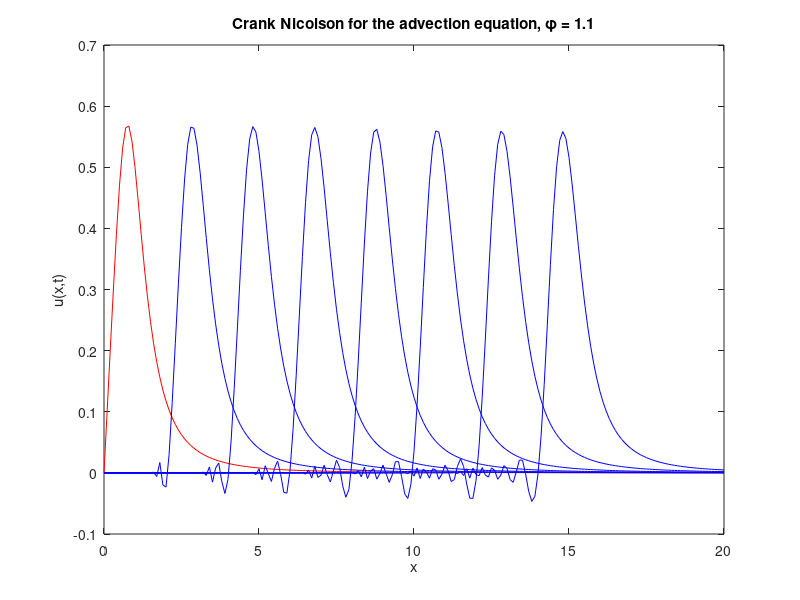

Write MATLAB code to recreate this figure.
% Methods of solving the advection equation.

clear all
close all
clc

% Set the parameters for the solution
L = 20; % length of solution domain (from zero)
J = 200; % number of grid points (not counting zero)
x = linspace(0, L, J+1); % set up a vector of x locations
dx = L/J; % size of a grid cell, delta x
c = 1; % advection speed (downward is stable is this is less than 0)
dt = 0.11; % size of time step, delta t
phi = c*dt/dx % phase speed

T = 15; % duraction of simulation
N = round(T/dt); % number of times to iterate simuation to get to time T

% setting the initial conditions u0 for upwind, d0 for downwind and c0 for
% centered
u0 = x./(x.^4 + 1);
d0 = x./(x.^4 + 1);
c0 = x./(x.^4 + 1);
leap0 = x./(x.^4 + 1);
crank0 = x./(x.^4 + 1);

up = u0; % up will denote u in the Present during the simulation
down = d0;
centered = c0;
leapfrog = leap0;
crank = crank0;

% %%
% %%%%%%%%%%%%%%%%%%%%%%%%%%%%%%%%%%%%%%%%%%%%%%%
% % Running the Upwind Method on u_x + cu_t = 0 %
% %%%%%%%%%%%%%%%%%%%%%%%%%%%%%%%%%%%%%%%%%%%%%%%
% 
% plot(x, u0, 'r') % plot the IC
% 
% % add labels to the plot
% xlabel('x'), ylabel('u(x,t)')
% title(['Upwinding for the advection equation, \phi = ' num2str(c*dt/dx)])
% 
% for n = 1:N % beginning the for time loop
% 
%     up(1) = 0; % enforce the zero BC at x = 0
% 
%     for j = 2:J+1 % begin spatial loop; note that j = 1 is x = 0
%         un(j) = up(j) - c*dt/dx*(up(j)-up(j-1));
%     end % ending the spatial loop
% 
%     % to see results as an animation uncomment the line below and comment
%     % the if - end statement
% 
%     % plot(x,u0,'r',x,un,'b'), pause(.1) % plots the next calculated time slice and the IC for reference. Makes this an animation
% 
%     if mod(n*dt,2) < dt % check if current time is close to a multiple of 2
%         hold on, plot(x,un,'b'), hold off % if so, add a plot of current solution to existing plot
%     end
% 
%     up = un; % reset present solution for next time step
% end % end time loop
% 
% %%
% %%%%%%%%%%%%%%%%%%%%%%%%%%%%%%%%%%%%%%%%%%%%%%%%%
% % Running the Downwind Method on u_x + cu_t = 0 %
% %%%%%%%%%%%%%%%%%%%%%%%%%%%%%%%%%%%%%%%%%%%%%%%%%
% 
% plot(x, d0, 'r') % plot the IC
% 
% % add labels to the plot
% xlabel('x'), ylabel('u(x,t)')
% title(['Downwinding for the advection equation, \phi = ' num2str(c*dt/dx)])
% 
% for n = 1:N % beginning the for time loop
% 
%     down(1) = 0; % enforce the zero BC at x = 0
% 
%     for j = 2:J % begin spatial loop; note that j = 1 is x = 0
%         dn(j) = down(j) - c*dt/dx*(down(j+1)-down(j));
%     end % ending the spatial loop
% 
%     dn(J+1) = 0; % setting another boundary condition
% 
%     % to see results as an animation uncomment the line below and comment
%     % the if - end statement
% 
%     % plot(x,d0,'r',x,dn,'b'), pause(.1) % plots the next calculated time slice and the IC for reference. Makes this an animation
% 
%     if mod(n*dt,2) < dt % check if current time is close to a multiple of 2
%         hold on, plot(x,dn,'b'), hold off % if so, add a plot of current solution to existing plot
%     end
% 
%     down = dn; % reset present solution for next time step
% end % end time loop
% 
% %%
% %%%%%%%%%%%%%%%%%%%%%%%%%%%%%%%%%%%%%%%%%%%%%%%%%
% % Running the Centered Method on u_x + cu_t = 0 %
% %%%%%%%%%%%%%%%%%%%%%%%%%%%%%%%%%%%%%%%%%%%%%%%%%
% 
% plot(x, c0, 'r') % plot the IC
% 
% % add labels to the plot
% xlabel('x'), ylabel('u(x,t)')
% title(['Centering Method for the advection equation, \phi = ' num2str(c*dt/dx)])
% 
% for n = 1:N % beginning the for time loop
% 
%     centered(1) = 0; % enforce the zero BC at x = 0
%     for j = 2:J % begin spatial loop; note that j = 1 is x = 0
%         cn(j) = centered(j) - c*dt/(2*dx)*(centered(j+1)-centered(j-1));
%     end % ending the spatial loop
% 
%     cn(J+1) = 0; % setting another boundary condition
% 
%     % to see results as an animation uncomment the line below and comment
%     % the if - end statement
% 
%     % plot(x,c0,'r',x,cn,'b'), pause(.1) % plots the next calculated time slice and the IC for reference. Makes this an animation
% 
%     if mod(n*dt,2) < dt % check if current time is close to a multiple of 2
%         hold on, plot(x,cn,'b'), hold off % if so, add a plot of current solution to existing plot
%     end
%     % 
%     centered = cn; % reset present solution for next time step
% end % end time loop
% 
% %%
%%%%%%%%%%%%%%%%%%%%%%%%%%%%%%%%%%%%%%%%%%%%%%%%%
% Running the LeapFrog Method on u_x + cu_t = 0 %
%%%%%%%%%%%%%%%%%%%%%%%%%%%%%%%%%%%%%%%%%%%%%%%%%

% plot(x, leap0, 'r') % plot the IC
% 
% % add labels to the plot
% xlabel('x'), ylabel('u(x,t)')
% title(['Leap Frog Method for the advection equation, \phi = ' num2str(c*dt/dx)])
% 
% leap_all = leapfrog;
% 
% for n = 1:N % beginning the for time loop
% 
%     leapfrog(1) = 0; % enforce the zero BC at x = 0
% 
%     % using the upwind method for the first iteration
%     if n == 1
%         for j = 2:J+1 % begin spatial loop; note that j = 1 is x = 0
%             leapn(j) = leapfrog(j) - c*dt/dx*(leapfrog(j)-leapfrog(j-1));
%         end % ending the spatial loop
%     else
%         for j = 2:J % begin spatial loop; note that j = 1 is x = 0
%             leapn(j) = leap_all((n+1)-2, j) - c*dt/(dx)*(leapfrog(j+1)-leapfrog(j-1));
%         end % ending the spatial loop
%     end
% 
%     ln(J+1) = 0; % setting another boundary condition
% 
%     % to see results as an animation uncomment the line below and comment
%     % the if - end statement
% 
%     % plot(x,leap0,'r',x,leapn,'b'), pause(.01) % plots the next calculated time slice and the IC for reference. Makes this an animation
% 
%     if mod(n*dt,2) < dt % check if current time is close to a multiple of 2
%         hold on, plot(x,leapn,'b'), hold off % if so, add a plot of current solution to existing plot
%     end
%     % 
%     leap_all = [leap_all; leapn];
%     leapfrog = leapn; % reset present solution for next time step
% end % end time loop

%%%%%%%%%%%%%%%%%%%%%%%%%%%%%%%%%%%%%%%%%%%%%%%%%%%
% Crank-Nicolson Method on the Advection Equation %
%%%%%%%%%%%%%%%%%%%%%%%%%%%%%%%%%%%%%%%%%%%%%%%%%%%

plot(x, crank0, 'r') % plot the IC
f = 0;

% add labels to the plot
xlabel('x'), ylabel('u(x,t)')
title(['Crank Nicolson for the advection equation, \phi = ' num2str(c*dt/dx)])

for n = 1:N % beginning the for time loop

    for j = 1:J+1 % begin spatial loop; note that j = 1 is x = 0
        
        if j == 1
            crankn(j) = (1-phi)/(1+phi)*crank(j) + f/(1+phi);
        else
            crankn(j) = -(1-phi)/(1+phi)*crankn(j-1) + (1-phi)/(1+phi)*crank(j) + crank(j-1)      
        end
    
    end % ending the spatial loop

    % to see results as an animation uncomment the line below and comment
    % the if - end statement

    % plot(x,u0,'r',x,crankn,'b'), pause(.1) % plots the next calculated time slice and the IC for reference. Makes this an animation

    if mod(n*dt,2) < dt % check if current time is close to a multiple of 2
        hold on, plot(x,crankn,'b'), hold off % if so, add a plot of current solution to existing plot
    end

    crank = crankn; % reset present solution for next time step
end % end time loop

%%%%%%%%%%%%%%%%%%%%%%%%%%%%%%%%%%%%%%%%%%%%%%%%%
% Lax-Wendroff Method on the Advection Equation %
%%%%%%%%%%%%%%%%%%%%%%%%%%%%%%%%%%%%%%%%%%%%%%%%%
